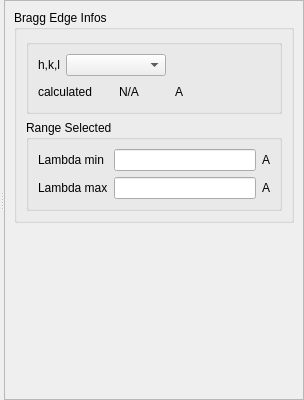
      <widget class="QSplitter" name="splitter">
       <property name="orientation">
        <enum>Qt::Horizontal</enum>
       </property>
       <widget class="QWidget" name="widget" native="true">
        <property name="sizePolicy">
         <sizepolicy hsizetype="Expanding" vsizetype="Preferred">
          <horstretch>0</horstretch>
          <verstretch>0</verstretch>
         </sizepolicy>
        </property>
       </widget>
       <widget class="QFrame" name="rightFrame">
        <property name="sizePolicy">
         <sizepolicy hsizetype="Minimum" vsizetype="Maximum">
          <horstretch>0</horstretch>
          <verstretch>0</verstretch>
         </sizepolicy>
        </property>
        <property name="minimumSize">
         <size>
          <width>300</width>
          <height>400</height>
         </size>
        </property>
        <property name="maximumSize">
         <size>
          <width>300</width>
          <height>16777215</height>
         </size>
        </property>
        <property name="frameShape">
         <enum>QFrame::StyledPanel</enum>
        </property>
        <property name="frameShadow">
         <enum>QFrame::Raised</enum>
        </property>
        <layout class="QVBoxLayout" name="verticalLayout_6">
         <item>
          <widget class="QGroupBox" name="groupBox_3">
           <property name="title">
            <string>Bragg Edge Infos</string>
           </property>
           <layout class="QVBoxLayout" name="verticalLayout_4">
            <item>
             <widget class="QGroupBox" name="material_groupBox">
              <property name="sizePolicy">
               <sizepolicy hsizetype="Minimum" vsizetype="Preferred">
                <horstretch>0</horstretch>
                <verstretch>0</verstretch>
               </sizepolicy>
              </property>
              <property name="title">
               <string/>
              </property>
              <layout class="QVBoxLayout" name="verticalLayout_3">
               <item>
                <layout class="QHBoxLayout" name="horizontalLayout">
                 <item>
                  <widget class="QLabel" name="label">
                   <property name="text">
                    <string>h,k,l</string>
                   </property>
                  </widget>
                 </item>
                 <item>
                  <widget class="QComboBox" name="hkl_list_ui">
                   <property name="minimumSize">
                    <size>
                     <width>100</width>
                     <height>0</height>
                    </size>
                   </property>
                   <property name="maximumSize">
                    <size>
                     <width>100</width>
                     <height>16777215</height>
                    </size>
                   </property>
                  </widget>
                 </item>
                 <item>
                  <spacer name="horizontalSpacer_2">
                   <property name="orientation">
                    <enum>Qt::Horizontal</enum>
                   </property>
                   <property name="sizeHint" stdset="0">
                    <size>
                     <width>40</width>
                     <height>20</height>
                    </size>
                   </property>
                  </spacer>
                 </item>
                </layout>
               </item>
               <item>
                <layout class="QHBoxLayout" name="horizontalLayout_2">
                 <item>
                  <widget class="QLabel" name="label_2">
                   <property name="minimumSize">
                    <size>
                     <width>75</width>
                     <height>0</height>
                    </size>
                   </property>
                   <property name="maximumSize">
                    <size>
                     <width>75</width>
                     <height>16777215</height>
                    </size>
                   </property>
                   <property name="text">
                    <string>calculated</string>
                   </property>
                  </widget>
                 </item>
                 <item>
                  <widget class="QLabel" name="bragg_edge_calculated">
                   <property name="minimumSize">
                    <size>
                     <width>50</width>
                     <height>0</height>
                    </size>
                   </property>
                   <property name="maximumSize">
                    <size>
                     <width>50</width>
                     <height>16777215</height>
                    </size>
                   </property>
                   <property name="text">
                    <string>N/A</string>
                   </property>
                  </widget>
                 </item>
                 <item>
                  <widget class="QLabel" name="bragg_edge_units">
                   <property name="text">
                    <string>A</string>
                   </property>
                  </widget>
                 </item>
                 <item>
                  <spacer name="horizontalSpacer">
                   <property name="orientation">
                    <enum>Qt::Horizontal</enum>
                   </property>
                   <property name="sizeHint" stdset="0">
                    <size>
                     <width>40</width>
                     <height>20</height>
                    </size>
                   </property>
                  </spacer>
                 </item>
                </layout>
               </item>
              </layout>
             </widget>
            </item>
            <item>
             <widget class="QGroupBox" name="lambda_range_selected">
              <property name="title">
               <string>Range Selected</string>
              </property>
              <layout class="QGridLayout" name="gridLayout">
               <item row="0" column="0">
                <widget class="QLabel" name="lambda_min_label">
                 <property name="text">
                  <string>Lambda min</string>
                 </property>
                </widget>
               </item>
               <item row="0" column="1">
                <widget class="QLineEdit" name="lambda_min_lineEdit"/>
               </item>
               <item row="0" column="2">
                <widget class="QLabel" name="lambda_min_units">
                 <property name="text">
                  <string>A</string>
                 </property>
                </widget>
               </item>
               <item row="1" column="0">
                <widget class="QLabel" name="lambda_max_label">
                 <property name="text">
                  <string>Lambda max</string>
                 </property>
                </widget>
               </item>
               <item row="1" column="1">
                <widget class="QLineEdit" name="lambda_max_lineEdit"/>
               </item>
               <item row="1" column="2">
                <widget class="QLabel" name="lambda_max_units">
                 <property name="text">
                  <string>A</string>
                 </property>
                </widget>
               </item>
              </layout>
             </widget>
            </item>
           </layout>
          </widget>
         </item>
         <item>
          <spacer name="verticalSpacer">
           <property name="orientation">
            <enum>Qt::Vertical</enum>
           </property>
           <property name="sizeHint" stdset="0">
            <size>
             <width>20</width>
             <height>130</height>
            </size>
           </property>
          </spacer>
         </item>
        </layout>
       </widget>
      </widget>
